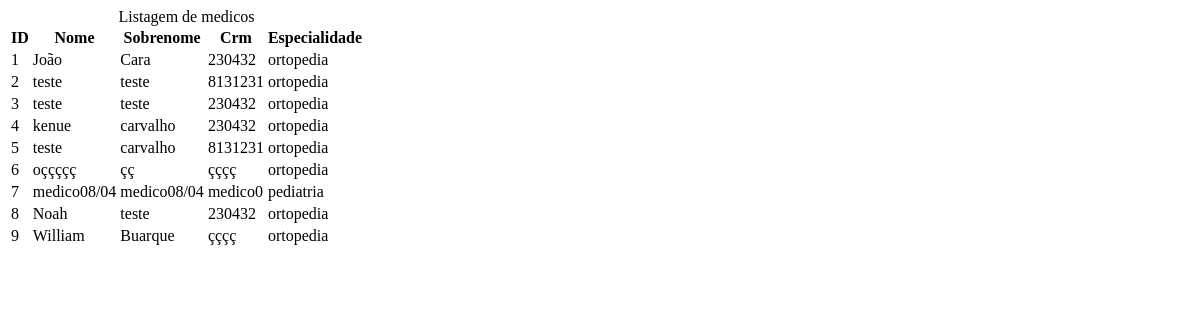
The app's page /medicos/, older data.
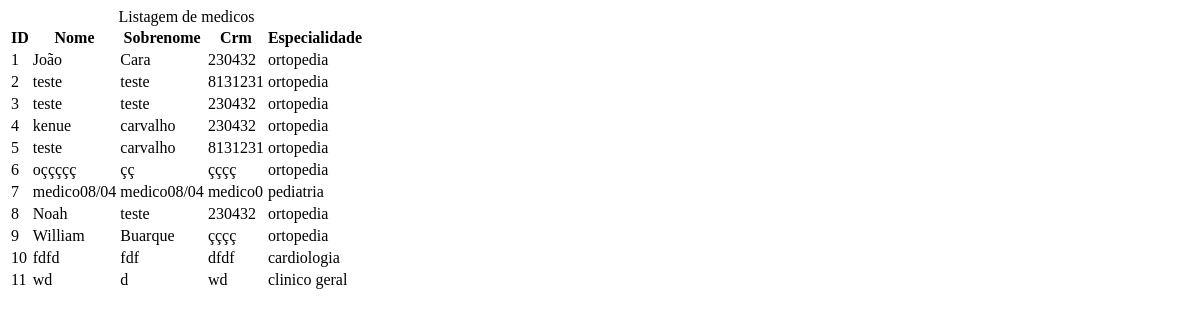
The same page, newer data.
### sistema/models.py (models this page shows, shortened)
class Medico(models.Model):
    nome = models.CharField(max_length=50)
    sobrenome = models.CharField(max_length=50)
    crm = models.CharField(max_length=7, blank=False)
    email = models.EmailField(blank=True)
    data_cadastro = models.DateTimeField(default=tz.now)
    mensagem = models.TextField(blank=True)
    ativo = models.BooleanField(default=True)
    imagem = models.ImageField(upload_to='img/%Y/%m/', blank=True)
    especialidade_id = models.ForeignKey(Especialidade, on_delete=models.CASCADE, default="1", verbose_name='Especialidade')

class Especialidade(models.Model):
    nome = models.CharField(max_length=50)
    def __str__(self):
        return self.nome

### sistema/views/medicos_views.py (the view)
# urls.py: path('medicos/', views.listarMedicos, name='listarMedicos'),
def listarMedicos(request):
    medicos = Medico.objects.all()
    context = {
        'medicos': medicos,
    }
    return render(
        request,
        'medico/listar_medicos.html',
        context,
    )

### sistema/templates/medico/listar_medicos.html (shortened to what this page needs)
{% block conteudo %}
    <div class="responsive-table">
        <table class="medicos-tabel">
            <caption class="table-caption">
                Listagem de medicos
            </caption>
            <thead>
                <tr class="table-row" class="tabel-row-header">
                    <th class="table-header">ID</th>
                    <th class="table-header">Nome</th>
                    <th class="table-header">Sobrenome</th>
                    <th class="table-header">Crm</th>
                    <th class="table-header">Especialidade</th>
                </tr>
            </thead>
            <tbody>
                {% for i in medicos %}
                    <tr class="table-row">
                        <td class="table-cel"> {{ i.id }}</td>
                        <td class="table-cel"> {{ i.nome }}</td>
                        <td class="table-cel"> {{ i.sobrenome }}</td>
                        <td class="table-cel"> {{ i.crm }}</td>
                        <td class="table-cel"> {{ i.especialidade_id }}</td>
                    </tr>
                {% endfor %}
            </tbody>
        </table>
    </div>
{% endblock conteudo %}

Row changes from the older to the newer data that the page shows:
added Medico: id "10", nome "fdfd", sobrenome "fdf", crm "dfdf", especialidade_id "cardiologia"
added Medico: id "11", nome "wd", sobrenome "d", crm "wd", especialidade_id "clinico geral"
